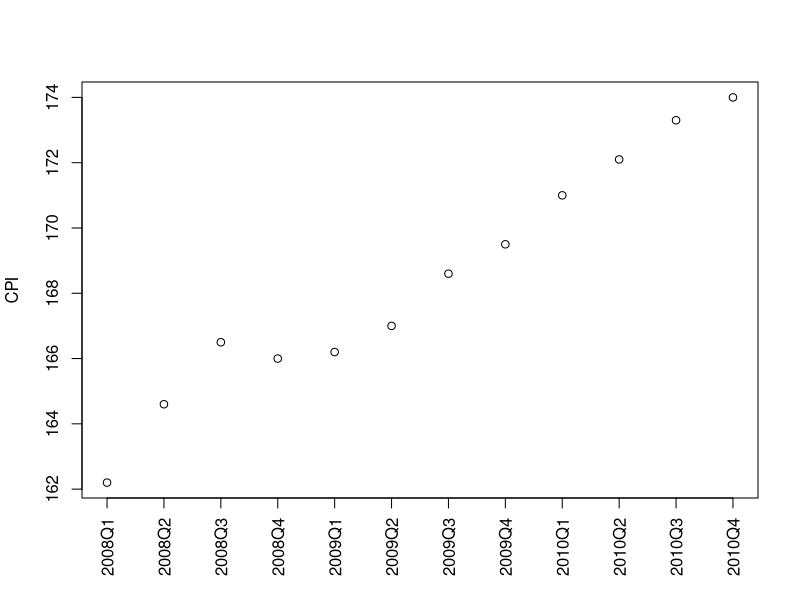
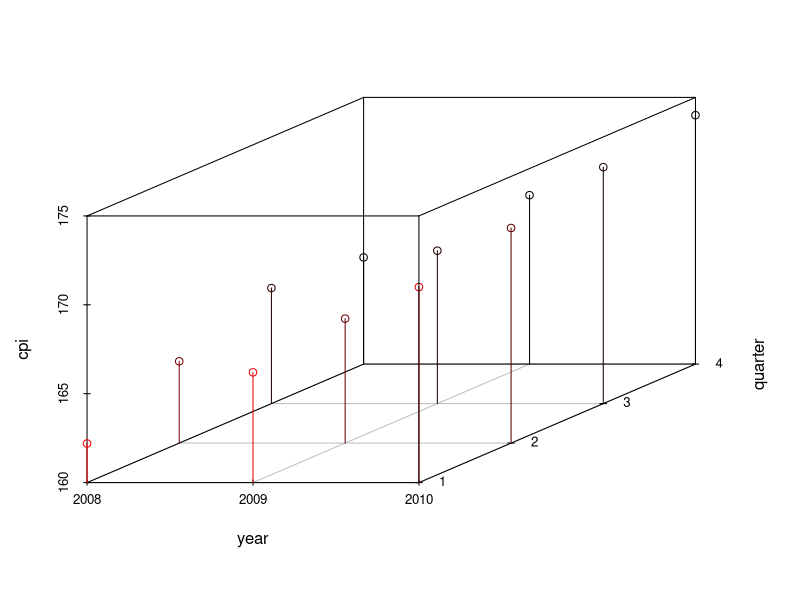

Recreate these plots in R, in order.
## ---- chunk 1
year <- rep(2008:2010, each=4)
quarter <- rep(1:4, 3)                           
cpi <- c(162.2, 164.6, 166.5, 166.0, 166.2, 167.0, 168.6, 169.5, 171.0, 172.1, 173.3, 174.0)        

plot(cpi, xaxt="n", ylab="CPI", xlab="")           
axis(1, labels=paste(year,quarter,sep="Q"), at=1:12, las=3)       

library(scatterplot3d)
s3d <- scatterplot3d(year, quarter, cpi, highlight.3d=T, type="h", lab=c(2,3))            

## ---- chunk 2
table(c(162.2, 164.6), c(1,2))
## ---- chunk 3
table(c(162.2, 164.6))
## ---- chunk 4
